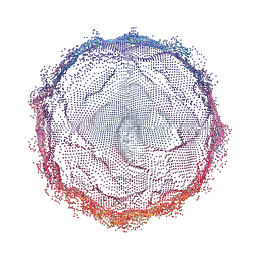
#> input picture deploy/windows-agent/assets/orb-tray.png, 256 x 256 px, given in place of orb-source.jpg, which was not available
$ python _prep_orb_icon.py
#> lines starting #> are read from the running program, lines starting #| are printed output that depends on the picture; pictures that were not available may be replaced by others from this repository, and a replacement may not be noted
"""One-shot: orb HUD → PNG transparent pour tray / panel."""
from __future__ import annotations

from pathlib import Path

from PIL import Image

ROOT = Path(__file__).resolve().parent / "assets"
SRC = ROOT / "orb-source.jpg"
OUT = ROOT / "orb-tray.png"
OUT_PANEL = ROOT / "orb-panel.png"


def _knockout_black(im: Image.Image) -> Image.Image:
    im = im.convert("RGBA")
    px = im.load()
    w, h = im.size
    for y in range(h):
        for x in range(w):
            r, g, b, _a = px[x, y]
            lum = (r + g + b) / 3
            if lum < 14:
                px[x, y] = (r, g, b, 0)
            elif lum < 32:
                px[x, y] = (r, g, b, max(0, min(255, int((lum - 14) * 14))))
    return im


def main() -> None:
    im = Image.open(SRC)
#> im is the input picture: PIL image 256x256 RGBA; mean R, G, B, A 26.5, 14.8, 28.3, 40.5
    side = min(im.size)
#> side = 256
    left = (im.size[0] - side) // 2
#> left = 0
    top = (im.size[1] - side) // 2
#> top = 0
    im = im.crop((left, top, left + side, top + side))
    # Downscale avant knockout (5000² trop lent)
    work = im.resize((512, 512), Image.Resampling.LANCZOS)
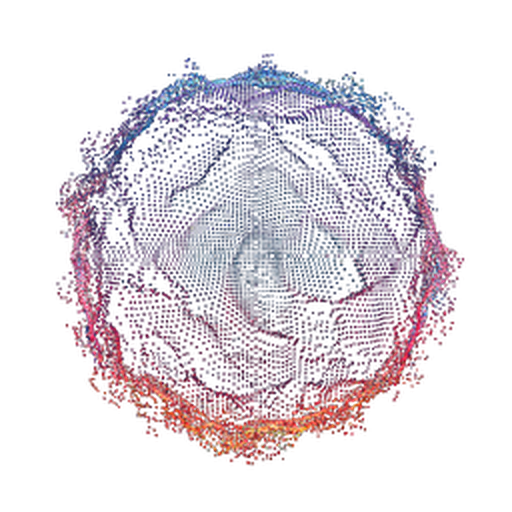
#> work: PIL image 512x512 RGBA; mean R, G, B, A 30, 16.7, 32.2, 41.2; transparent parts drawn white
    work = _knockout_black(work)
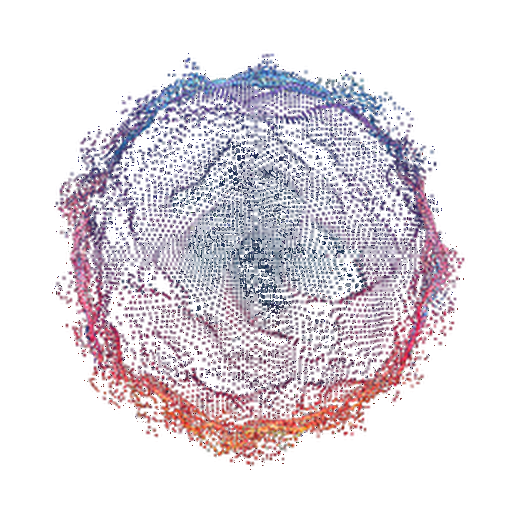
#> work: PIL image 512x512 RGBA; mean R, G, B, A 30, 16.7, 32.2, 45.5; transparent parts drawn white
    work.resize((256, 256), Image.Resampling.LANCZOS).save(OUT)
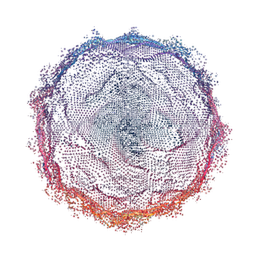
#> saved as orb-tray.png: PIL image 256x256 RGBA; mean R, G, B, A 32.4, 17.9, 35.4, 45.7; transparent parts drawn white
    work.resize((128, 128), Image.Resampling.LANCZOS).save(OUT_PANEL)
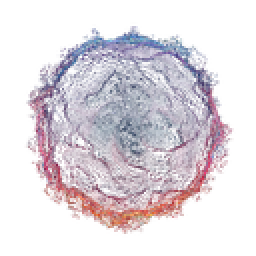
#> saved as orb-panel.png: PIL image 128x128 RGBA (shown 2 times larger); mean R, G, B, A 34.5, 18.6, 37, 45.7; transparent parts drawn white
    print("wrote", OUT, OUT_PANEL)


if __name__ == "__main__":
    main()
